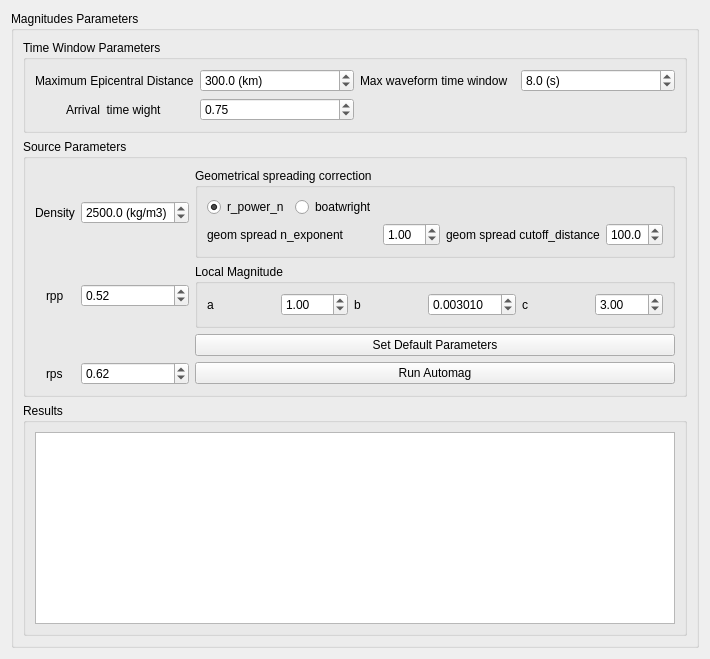
      <widget class="QWidget" name="tab_3">
       <attribute name="title">
        <string>Estimate Magnitudes</string>
       </attribute>
       <layout class="QVBoxLayout" name="verticalLayout_5">
        <item>
         <widget class="QGroupBox" name="groupBox_3">
          <property name="title">
           <string>Magnitudes Parameters</string>
          </property>
          <layout class="QVBoxLayout" name="verticalLayout_7">
           <item>
            <layout class="QGridLayout" name="gridLayout_3">
             <item row="0" column="0">
              <widget class="QGroupBox" name="groupBox_12">
               <property name="title">
                <string>Time Window Parameters</string>
               </property>
               <layout class="QGridLayout" name="gridLayout_4">
                <item row="1" column="0" alignment="Qt::AlignHCenter">
                 <widget class="QLabel" name="label_29">
                  <property name="text">
                   <string>Arrival  time wight</string>
                  </property>
                 </widget>
                </item>
                <item row="0" column="0" alignment="Qt::AlignHCenter">
                 <widget class="QLabel" name="label_26">
                  <property name="text">
                   <string>Maximum Epicentral Distance</string>
                  </property>
                 </widget>
                </item>
                <item row="0" column="2">
                 <widget class="QLabel" name="label_30">
                  <property name="text">
                   <string>Max waveform time window</string>
                  </property>
                 </widget>
                </item>
                <item row="0" column="1">
                 <widget class="QDoubleSpinBox" name="mag_max_distDB">
                  <property name="prefix">
                   <string/>
                  </property>
                  <property name="suffix">
                   <string> (km)</string>
                  </property>
                  <property name="decimals">
                   <number>1</number>
                  </property>
                  <property name="maximum">
                   <double>5000.000000000000000</double>
                  </property>
                  <property name="singleStep">
                   <double>2.000000000000000</double>
                  </property>
                  <property name="value">
                   <double>300.000000000000000</double>
                  </property>
                 </widget>
                </item>
                <item row="1" column="1">
                 <widget class="QDoubleSpinBox" name="mag_vpweightDB">
                  <property name="maximum">
                   <double>1.000000000000000</double>
                  </property>
                  <property name="singleStep">
                   <double>0.100000000000000</double>
                  </property>
                  <property name="value">
                   <double>0.750000000000000</double>
                  </property>
                 </widget>
                </item>
                <item row="0" column="3">
                 <widget class="QDoubleSpinBox" name="win_lengthDB">
                  <property name="suffix">
                   <string> (s)</string>
                  </property>
                  <property name="decimals">
                   <number>1</number>
                  </property>
                  <property name="value">
                   <double>8.000000000000000</double>
                  </property>
                 </widget>
                </item>
               </layout>
              </widget>
             </item>
            </layout>
           </item>
           <item>
            <layout class="QGridLayout" name="gridLayout_14">
             <item row="0" column="0">
              <widget class="QGroupBox" name="groupBox_13">
               <property name="title">
                <string>Source Parameters</string>
               </property>
               <layout class="QGridLayout" name="gridLayout_13">
                <item row="1" column="2">
                 <widget class="QGroupBox" name="groupBox_15">
                  <property name="title">
                   <string>Local Magnitude</string>
                  </property>
                  <layout class="QGridLayout" name="gridLayout_16">
                   <item row="0" column="1">
                    <widget class="QDoubleSpinBox" name="mag_aDB">
                     <property name="minimum">
                      <double>-99.000000000000000</double>
                     </property>
                     <property name="value">
                      <double>1.000000000000000</double>
                     </property>
                    </widget>
                   </item>
                   <item row="0" column="4">
                    <widget class="QLabel" name="label_38">
                     <property name="text">
                      <string>c</string>
                     </property>
                    </widget>
                   </item>
                   <item row="0" column="0">
                    <widget class="QLabel" name="label_36">
                     <property name="text">
                      <string>a</string>
                     </property>
                    </widget>
                   </item>
                   <item row="0" column="2">
                    <widget class="QLabel" name="label_37">
                     <property name="text">
                      <string>b</string>
                     </property>
                    </widget>
                   </item>
                   <item row="0" column="3">
                    <widget class="QDoubleSpinBox" name="mag_bDB">
                     <property name="decimals">
                      <number>6</number>
                     </property>
                     <property name="minimum">
                      <double>-99.000000000000000</double>
                     </property>
                     <property name="maximum">
                      <double>99.000000000000000</double>
                     </property>
                     <property name="value">
                      <double>0.003010000000000</double>
                     </property>
                    </widget>
                   </item>
                   <item row="0" column="5">
                    <widget class="QDoubleSpinBox" name="mag_cDB">
                     <property name="minimum">
                      <double>-99.000000000000000</double>
                     </property>
                     <property name="value">
                      <double>3.000000000000000</double>
                     </property>
                    </widget>
                   </item>
                  </layout>
                 </widget>
                </item>
                <item row="3" column="0" alignment="Qt::AlignHCenter">
                 <widget class="QLabel" name="label_35">
                  <property name="toolTip">
                   <string>S-wave average radiation pattern coefficient</string>
                  </property>
                  <property name="text">
                   <string>rps</string>
                  </property>
                 </widget>
                </item>
                <item row="3" column="1">
                 <widget class="QDoubleSpinBox" name="automag_rpsDB">
                  <property name="value">
                   <double>0.620000000000000</double>
                  </property>
                 </widget>
                </item>
                <item row="3" column="2">
                 <widget class="QPushButton" name="mag_runBtn">
                  <property name="text">
                   <string>Run Automag</string>
                  </property>
                 </widget>
                </item>
                <item row="1" column="0" alignment="Qt::AlignHCenter">
                 <widget class="QLabel" name="label_34">
                  <property name="text">
                   <string>rpp</string>
                  </property>
                 </widget>
                </item>
                <item row="2" column="2">
                 <widget class="QPushButton" name="pushButton_2">
                  <property name="text">
                   <string>Set Default Parameters</string>
                  </property>
                 </widget>
                </item>
                <item row="0" column="2">
                 <widget class="QGroupBox" name="groupBox_14">
                  <property name="title">
                   <string>Geometrical spreading correction</string>
                  </property>
                  <layout class="QGridLayout" name="gridLayout_15">
                   <item row="2" column="0">
                    <widget class="QLabel" name="label_27">
                     <property name="text">
                      <string>geom spread n_exponent</string>
                     </property>
                    </widget>
                   </item>
                   <item row="0" column="0">
                    <layout class="QHBoxLayout" name="horizontalLayout_2">
                     <item>
                      <widget class="QRadioButton" name="r_power_nRB">
                       <property name="text">
                        <string>r_power_n</string>
                       </property>
                       <property name="checked">
                        <bool>true</bool>
                       </property>
                      </widget>
                     </item>
                     <item>
                      <widget class="QRadioButton" name="radioButton_2">
                       <property name="text">
                        <string>boatwright</string>
                       </property>
                      </widget>
                     </item>
                    </layout>
                   </item>
                   <item row="2" column="1">
                    <widget class="QDoubleSpinBox" name="geom_spread_n_exponentDB">
                     <property name="value">
                      <double>1.000000000000000</double>
                     </property>
                    </widget>
                   </item>
                   <item row="2" column="2">
                    <widget class="QLabel" name="label_28">
                     <property name="text">
                      <string>geom spread cutoff_distance</string>
                     </property>
                    </widget>
                   </item>
                   <item row="2" column="3">
                    <widget class="QDoubleSpinBox" name="geom_spread_cutoff_distanceDB">
                     <property name="decimals">
                      <number>1</number>
                     </property>
                     <property name="maximum">
                      <double>400.000000000000000</double>
                     </property>
                     <property name="value">
                      <double>100.000000000000000</double>
                     </property>
                    </widget>
                   </item>
                  </layout>
                 </widget>
                </item>
                <item row="0" column="0" alignment="Qt::AlignHCenter">
                 <widget class="QLabel" name="label_33">
                  <property name="text">
                   <string>Density</string>
                  </property>
                 </widget>
                </item>
                <item row="0" column="1">
                 <widget class="QDoubleSpinBox" name="automag_density_DB">
                  <property name="suffix">
                   <string> (kg/m3)</string>
                  </property>
                  <property name="decimals">
                   <number>1</number>
                  </property>
                  <property name="maximum">
                   <double>5000.000000000000000</double>
                  </property>
                  <property name="value">
                   <double>2500.000000000000000</double>
                  </property>
                 </widget>
                </item>
                <item row="1" column="1">
                 <widget class="QDoubleSpinBox" name="automag_rppDB">
                  <property name="toolTip">
                   <string>P-wave average radiation pattern coefficient</string>
                  </property>
                  <property name="value">
                   <double>0.520000000000000</double>
                  </property>
                 </widget>
                </item>
               </layout>
              </widget>
             </item>
            </layout>
           </item>
           <item>
            <layout class="QGridLayout" name="gridLayout_17">
             <item row="0" column="0">
              <widget class="QGroupBox" name="groupBox_16">
               <property name="title">
                <string>Results</string>
               </property>
               <layout class="QGridLayout" name="gridLayout_18">
                <item row="0" column="0">
                 <widget class="QPlainTextEdit" name="automagnitudesText"/>
                </item>
               </layout>
              </widget>
             </item>
            </layout>
           </item>
          </layout>
         </widget>
        </item>
       </layout>
      </widget>
